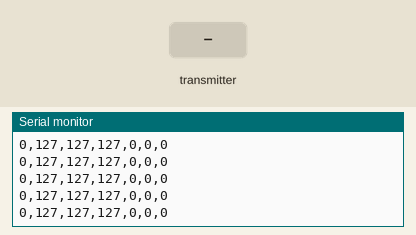
Bench run of a sketch on a simulated Arduino Uno, built with avr-gcc and run on an emulated ATmega328P. Shown: the last lines printed to the serial monitor. The inputs (shaded band) are chosen by the test bench. No radio packets arrive unless stated.

Above: at 1.2 s.
1.3 s: the transmitter starts sending ch1 = 64
At 1.8 s:
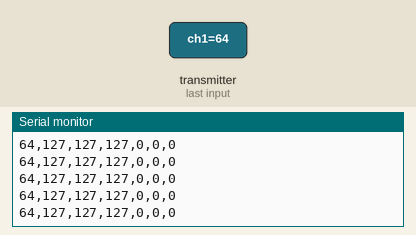
4.3 s: the transmitter starts sending ch2 = 0
At 5.3 s:
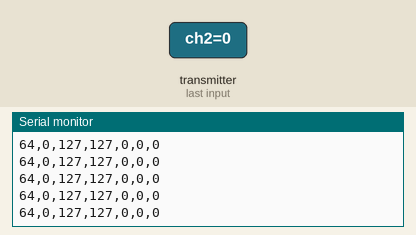
7.3 s: the transmitter starts sending ch3 = 64
At 8.1 s:
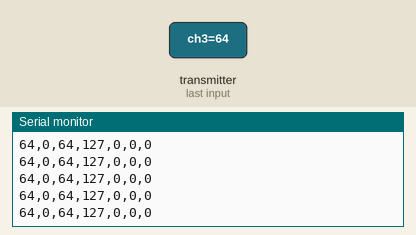
10.3 s: the transmitter starts sending ch5 = 128
At 11.1 s:
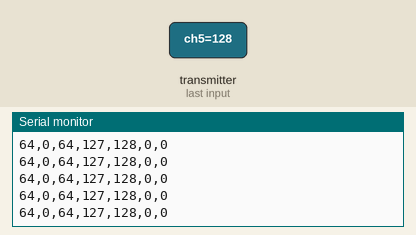
13.3 s: the transmitter starts sending ch7 = 64
At 14.4 s:
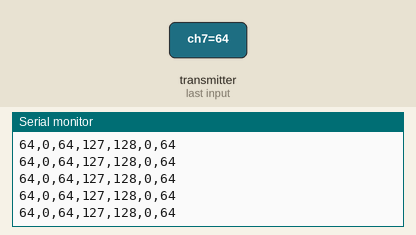
16.3 s: the transmitter starts sending ch6 = 64
At 17.4 s:
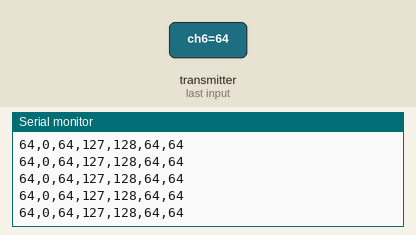

Measured:
- after the input at 1.3 s, the serial monitor: prints a new line after 0.07 s (image 1)
- after the input at 4.3 s, the serial monitor: prints a new line after 0.07 s (image 2)
- after the input at 7.3 s, the serial monitor: prints a new line after 0.06 s (image 3)
- after the input at 10.3 s, the serial monitor: prints a new line after 0.06 s (image 4)
- after the input at 13.3 s, the serial monitor: prints a new line after 0.06 s (image 5)
- after the input at 16.3 s, the serial monitor: prints a new line after 0.08 s (image 6)

The sketch:

Receiver_Code.ino
```cpp
#include <SPI.h>
#include <nRF24L01.h>
#include <RF24.h>

const uint64_t pipeIn = 0xE8E8F0F0E1LL;  // Same pipe as transmitter
RF24 radio(9, 10);  // CE and CSN

// Data structure from transmitter
struct Received_data {
  byte ch1;
  byte ch2;
  byte ch3;
  byte ch4;
  byte ch5;
  byte ch6;
  byte ch7;
};

Received_data received_data;

void reset_the_Data() {
  received_data.ch1 = 0;      // throttle
  received_data.ch2 = 127;
  received_data.ch3 = 127;
  received_data.ch4 = 127;
  received_data.ch5 = 0;
  received_data.ch6 = 0;
  received_data.ch7 = 0;
}

unsigned long lastRecvTime = 0;

void setup() {
  Serial.begin(9600);  // Higher baud rate for faster data transmission
  reset_the_Data();

  radio.begin();
  radio.setAutoAck(false);
  radio.setDataRate(RF24_250KBPS);
  radio.openReadingPipe(1, pipeIn);
  radio.startListening();
}

void receive_the_data() {
  while (radio.available()) {
    radio.read(&received_data, sizeof(Received_data));
    lastRecvTime = millis();
  }
}

void loop() {
  receive_the_data();

  // If no signal for 1 sec, reset
  if (millis() - lastRecvTime > 1000) {
    reset_the_Data();
  }

  // Print the received values in CSV format
  Serial.print(received_data.ch1); Serial.print(",");
  Serial.print(received_data.ch2); Serial.print(",");
  Serial.print(received_data.ch3); Serial.print(",");
  Serial.print(received_data.ch4); Serial.print(",");
  Serial.print(received_data.ch5); Serial.print(",");
  Serial.print(received_data.ch6); Serial.print(",");
  Serial.print(received_data.ch7); Serial.println();

  delay(10);  // Optional: reduce if needed
}
```
